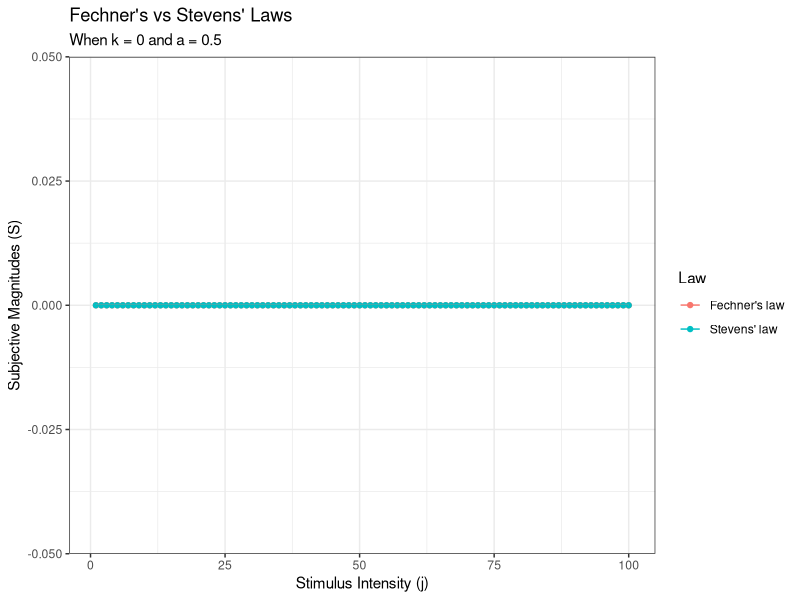
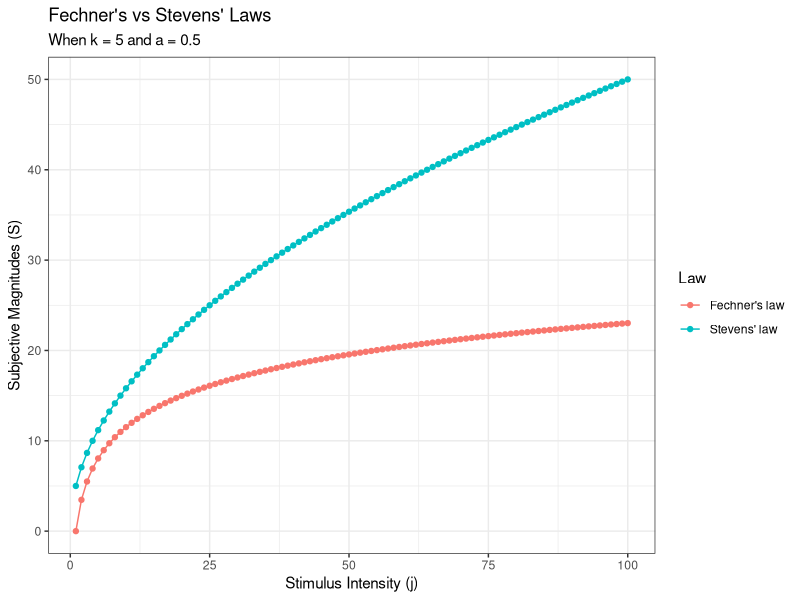
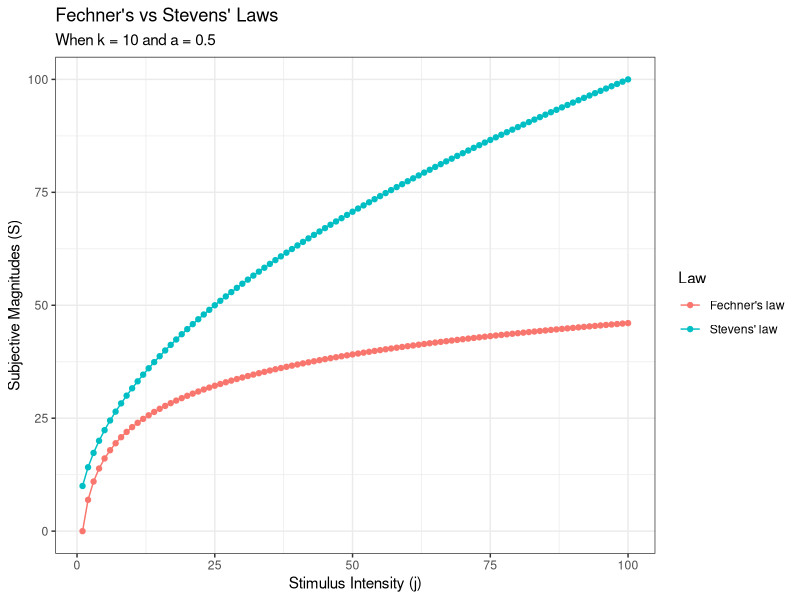
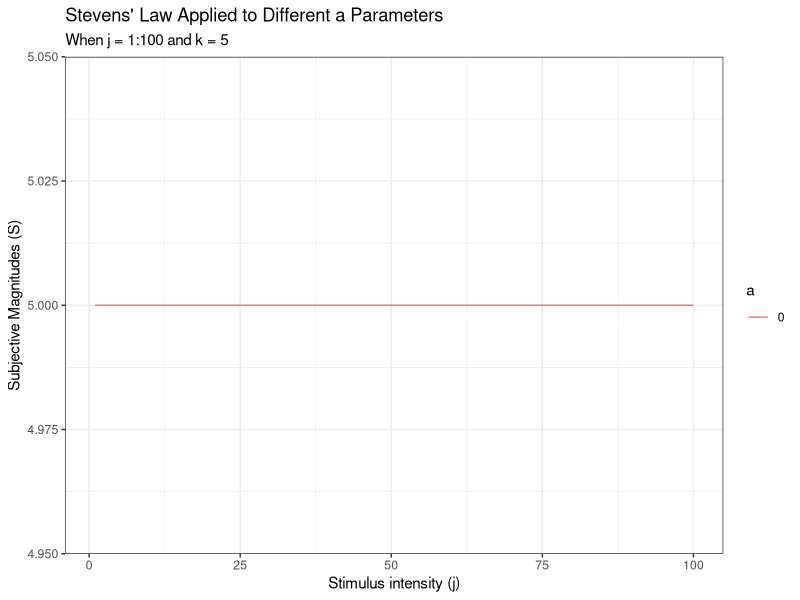
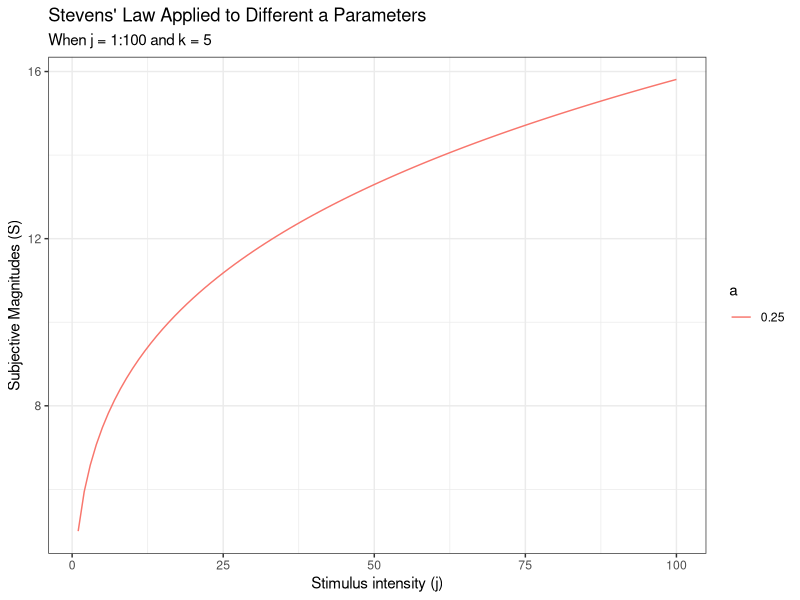
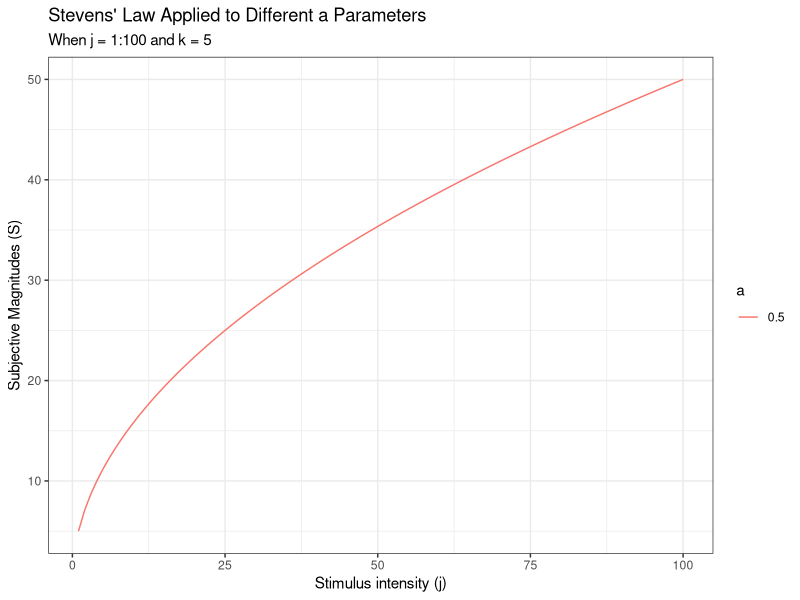
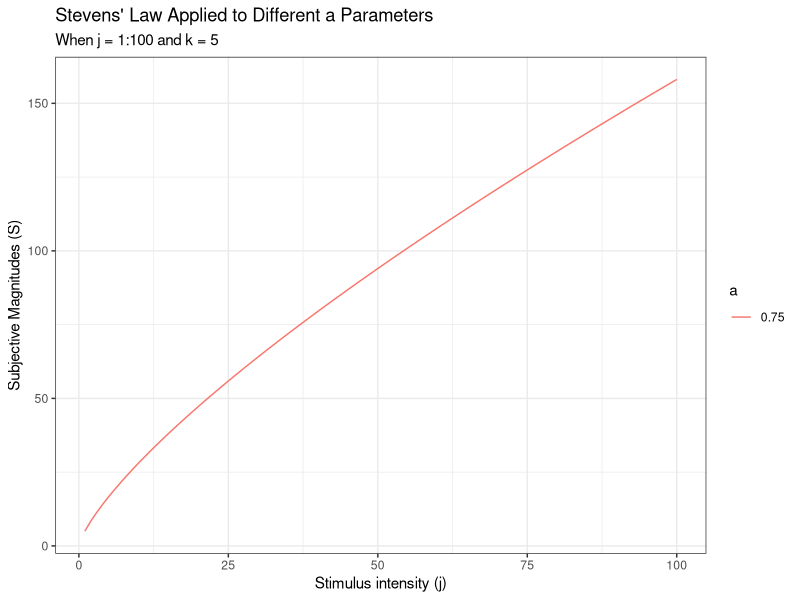
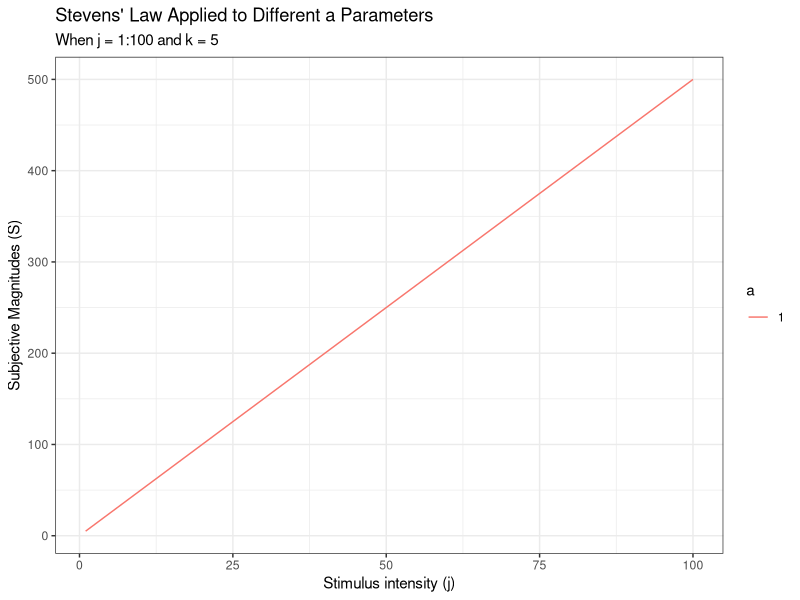

These figures' R source, in order:
## ---- chunk 1
library(tidyverse)
## ---- chunk 2
### FUNCTION CALCULATING SUBJECTIVE MAGNITUDE ACCORDING TO FECHNER'S AND STEVENS' LAWS ###

fechner_stevens <- function(j_intensity, k, a) {
  
  # ESTABLISH EMPTY VECTORS
  fechner <- c()
  stevens <- c()
  
  
  for (j in j_intensity) {
    # CALCULATE SUBJECTIVE MAGNITUDE FOR EACH LAW
    fechner_values <- k * log(j)
    stevens_values <- k * j^(a)
    
    # APPEND RESULTS TO RESPECTIVE VECTOR
    fechner <- c(fechner, fechner_values)
    stevens <- c(stevens, stevens_values)
  }
  
  
  # CREATE TIBBLE OF SUBJECTIVE MAGNITUDES OF EACH LAW
  subjective_magnitudes <- tibble("stimulus_intensity" = j_intensity,
                                  "Fechner's law" = fechner,
                                  "Stevens' law" = stevens)
  
  subjective_mag <- subjective_magnitudes %>% 
    ## Pivot longer to make a tidy tibble
    pivot_longer(c("Fechner's law", "Stevens' law"), 
                 names_to = "Law", 
                 values_to = "subjective_magnitudes") %>% 
    ## Establish each `a` parameter as a unique factor
    mutate(Law = factor(Law, levels = unique(Law)))
  
  
  # PLOT GRAPH 
  plot <- ggplot(data = subjective_mag, 
         aes(x = stimulus_intensity, y = subjective_magnitudes, col = Law)) +
    geom_point() +
    geom_line() +
    
    ## Rename axes
    labs(title = "Fechner's vs Stevens' Laws",
         subtitle = paste0("When k = ", k, " and a = ", a),
         x = "Stimulus Intensity (j)",
         y = "Subjective Magnitudes (S)") +
    
    ## Set theme
    theme_bw()
  
  return(list(table = subjective_mag, graph = plot))
  
}
## ---- chunk 3
### VARYING VALUES OF PARAMETER k ###

k_values <- c(seq(0, 10, 5))

for (k in k_values) {

  fs <- fechner_stevens(j_intensity = c(1:100), k = k, a = 0.5)
  print(fs)
  print("--------------------------------------------------------------")
  print("--------------------------------------------------------------")
  print("--------------------------------------------------------------")

}
## ---- chunk 4
### FUNCTION APPLYING STEVENS' LAW TO DIFFERENT a PARAMETERS ###

stevens_a <- function(j_intensity, k, a_parameter, table = FALSE, graph = FALSE) {
  
  # ESTABLISH VARIABLES FOR LENGTHS OF a_parameter AND j_intensity
  a_n <- length(a_parameter)
  j_n <- length(j_intensity)
  
  
  # ESTABLISH EMPTY VECTOR
  stevens <- c()
  
  
  # LOOPING THROUGH EVERY a PARAMETER 
  for (a in a_parameter) {
      
    # LOOPING THROUGH EVERY STIMULUS INTENSITY VALUE (j)
    for (j in j_intensity) {
      
      # CALCULATE SUBJECTIVE MAGNITUDE FOR STEVENS' LAW
      stevens_values <- k * j^(a)
      
      # APPEND SUBJECTIVE MAGNITUDES TO EMPTY VECTOR
      stevens <- c(stevens, stevens_values)
  
    }
  }
  
  # CREATE TIBBLE OF SUBJECTIVE MAGNITUDES FOR EACH a PARAMETER
  a_tibble <- tibble("a" = rep(a_parameter, each = j_n),
                     "k" = rep(k),
                     "stimulus_intensity" = rep(j_intensity, times = a_n),
                     "stevens_pred" = stevens)
  
  ## Establish each `a` parameter as a unique factor
  a_tibble <- a_tibble %>% 
    mutate(a = factor(a, levels = unique(a)))
  
  
  # PRINT TABLE & GRAPH IF BOTH ARE CALLED
  if (table && graph == TRUE) {
    plot <- ggplot(data = a_tibble,
                   aes(x = stimulus_intensity, y = stevens_pred, colour = a)) +
    geom_line() +
    
    ## Naming titles and axes
    labs(title = "Stevens' Law Applied to Different a Parameters",
         subtitle = paste0("When j = ", min(j_intensity), ":", max(j_intensity), " and k = ", k),
         x = "Stimulus intensity (j)" ,
         y = "Subjective Magnitudes (S)" ,
         colour = "a") +
    
    ## Set theme
    theme_bw()
    
    return(list(table = a_tibble, graph = plot))
  }
  
  
  # PRINT TABLE IF CALLED
  else if (table) {
    return(a_tibble)
  }
  
  
  # PRINT GRAPH IF CALLED
  else if (graph) {
    plot <- ggplot(data = a_tibble,
         aes(x = stimulus_intensity, y = stevens_pred, colour = a)) +
    geom_line() +
    
    ## Naming titles and axes
    labs(title = "Stevens' Law Applied to Different a Parameters",
         subtitle = paste0("When j = ", min(j_intensity), ":", max(j_intensity), " and k = ", k),
         x = "Stimulus intensity (j)" ,
         y = "Subjective Magnitudes (S)" ,
         colour = "a") +
    
    ## Set theme
    theme_bw()
    
    return(plot)
  }
  
}
## ---- chunk 5
# stevens_a(1:20, 1, 0.67, table = TRUE, graph = TRUE)

### VARYING VALUES OF PARAMETER a ###

a_values <- c(seq(0, 1, 0.25), 2)

for (a in a_values) {

  fs <- stevens_a(j_intensity = c(1:100), k = 5, a = a, graph = TRUE)
  print(fs)
  print("--------------------------------------------------------------")
  print("--------------------------------------------------------------")
  print("--------------------------------------------------------------")

}
## ---- chunk 6
### APPLYING STEVENS' LAW TO DIFFERENT STIMULI TYPES ###


# ESTABLISH VARIABLES
## Stimuli intensity
j_int_data <- c(1:50)
j_int_n <- length(j_int_data)

## Parameter k
brightness_k <- 10
loudness_k <- 10
heaviness_k <- 0.1
electric_k <- 0.0001


# CALCULATES STEVENS' LAW FOR EACH STIMULI
Brightness <- stevens_a(j_int_data, brightness_k, 0.5, table = TRUE)
Loudness <- stevens_a(j_int_data, loudness_k, 0.67, table = TRUE)
Heaviness <- stevens_a(j_int_data, heaviness_k, 1.45 , table = TRUE)
Electric <- stevens_a(j_int_data, electric_k, 3.5 , table = TRUE)


# CREATE TABLE INCLUDING STIMULI NAMES
## Important for legend names
stimuli_name <- c(paste0("Brightness (a = 0.5, k = ", brightness_k, ")"), 
                  paste0("Loudness (a = 0.67, k = ", loudness_k, ")"), 
                  paste0("Heaviness (a = 1.45, k = ", heaviness_k, ")"), 
                  paste0("Electric Shock (a = 3.5, k = ", electric_k, ")"))

new_stimuli <- rbind(Brightness, Loudness, Heaviness, Electric)

new_stimuli <- new_stimuli %>% 
  as_tibble() %>% 
  mutate(stimuli = rep(stimuli_name, each = j_int_n)) %>% 
  relocate(stimuli, .before = a) %>% 
  mutate(stimuli = factor(stimuli, levels = unique(stimuli)))

new_stimuli


# CREATE PLOT
ggplot(data = new_stimuli,
       aes(x = stimulus_intensity, y = stevens_pred, colour = stimuli)) +
    geom_line() +

    ## Naming titles and axes
    labs(title = "Stevens' Law Applied to Different Stimuli",
         subtitle = paste0("When j = ",
                           min(new_stimuli$stimulus_intensity), ":", 
                           max(new_stimuli$stimulus_intensity)),
         x = "Stimulus intensity (j)" ,
         y = "Subjective Magnitudes (S)" ,
         colour = "Stimuli") +

    ## Set theme
    theme_bw()
## ---- chunk 7
    ### FUNCTION CALCULATING RMSD USING TABLE OUTPUT FROM stevens_a FUNCTION ###

    rmsd_calc <- function(stevens_func_table, actual_judgements) {
      
      # MODEL PREDICTIONS
      model_pred <- stevens_func_table

      a_n <- model_pred$a %>%
        unique() %>% 
        length() 
      
      
      # ACTUAL JUDGEMENT
      model_actual <- model_pred %>% 
        mutate(actual_judgements = rep(actual_judgements, times = a_n)) %>% 
        relocate(k, .before = a)

      
      # CALCULATE SD
      sd_table <- model_actual %>% 
        mutate(sd = (stevens_pred - actual_judgements) ^ 2,
               a = factor(a, levels = unique(a)),
               k = factor(k, levels = unique(k))
               ) 
      
      ## Identify k (for title)
      k <- unique(sd_table$k)
      
      
      # CALCULATE RMSD
      rmsd_table <- sd_table %>%
        group_by(a) %>%
        mutate(rmsd = sqrt(mean(sd)))
      
      ## Print table (for checking purposes)
      print(rmsd_table)
      
      ## Select columns (for graph)
      rmsd_graph <- rmsd_table %>% 
        select(1:2, 7) %>%
        group_by(a) %>%
        summarise(RMSD = round(mean(rmsd), 2))
      
      y_max <- max(rmsd_graph$RMSD)
      
      # PLOT GRAPH
      ggplot(data = rmsd_graph,
             aes(x = a, y = RMSD)) +
        geom_bar(stat = "identity") +
        geom_text(aes(label = RMSD), vjust = -0.5, size = 3) +
        labs(title = paste0("RMSD as `a` changes when k = ", k)) +
        theme_bw()
    }
## ---- chunk 8
    ### CALCULATING RMSD ###

    # DEFINING ARGUMENTS
    j_data <- seq(2, 12, 2)
    # a <- c(0.5, 0.67, 1.45, 3.5)
    a <- c(seq(0, 5, 0.5))
    actual_judgements <- c(1.1, 1.5, 2.1, 2.5, 2.9, 3.2)


    # VARIABLES OF OUTPUT FROM stevens_a FUNCTION
    pred_k1 <- stevens_a(j_data, 1, a, table = TRUE, graph = TRUE)
    pred_k10 <- stevens_a(j_data, 10, a, table = TRUE, graph = TRUE)


    # CALLING rmsd_calc 
    rmsd_calc(pred_k1$table, actual_judgements)
    rmsd_calc(pred_k10$table, actual_judgements)
